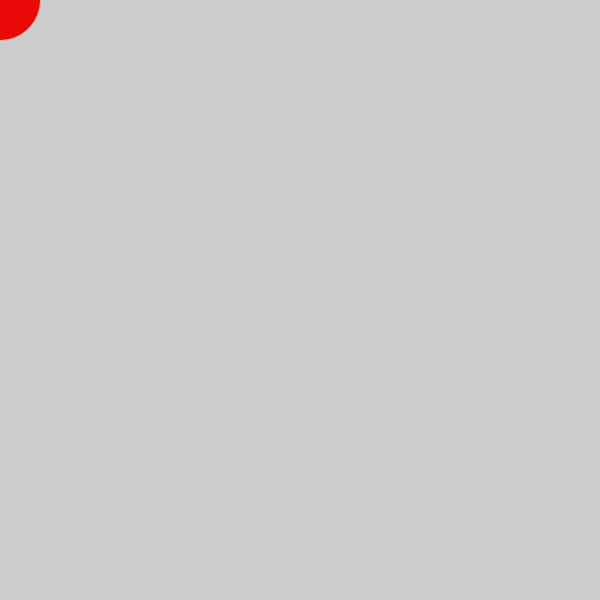
Frame 1 (no input)
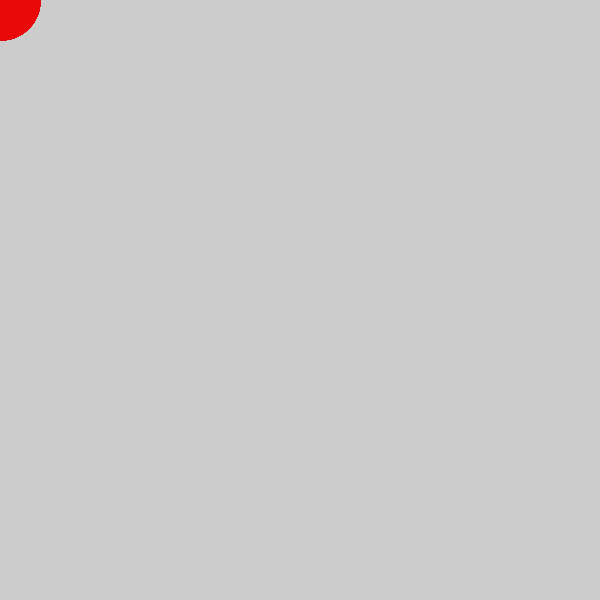
Frame 60 (the mouse pressed at the canvas centre just before this capture)
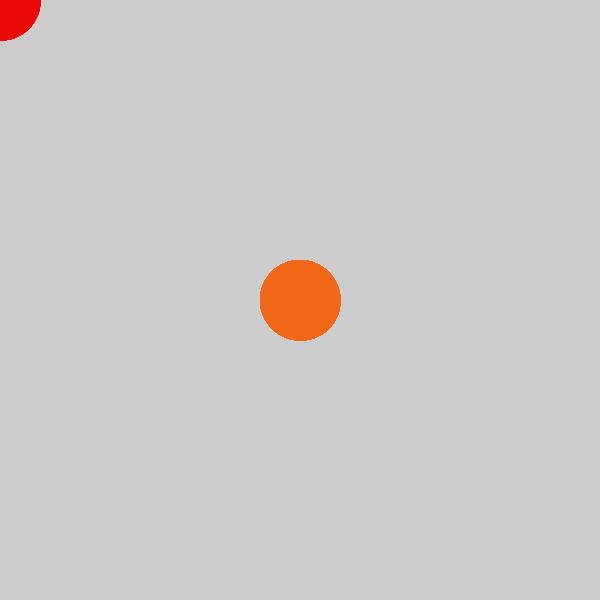
Frame 120 (the mouse held since frame 60 and released just before this capture)

The Processing sketch that drew these frames (run headless with seeded random() and noise(); from frame 60 on, the mouse is pressed at the canvas centre):

// Processing sketch: processing_13877
// ── processing_13877.pde



void setup() { 
size(600, 600); 
frameRate(300); 
 
} 

void draw() { 
  stroke (234,9,9);
float distance = dist(pmouseX, pmouseY, mouseY, mouseX); 
float maxStroke = 0; 
strokeWeight(maxStroke - constrain(distance, 0, maxStroke)); 
fill (234,9,9);  
if (mousePressed) { 
stroke (240,103,24);
  fill(240,103,24);

} else { 

} 
ellipse(mouseX, mouseY, 80, 80); 
if (keyPressed) { 
  stroke (240,233,24);
 fill(240,233,24);
ellipse (mouseX, mouseY, 80,80); 
} 

}
